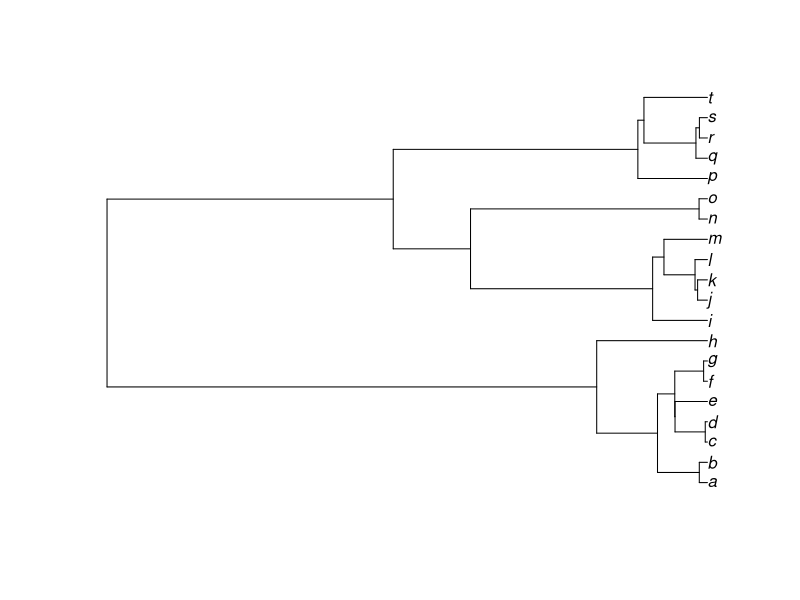
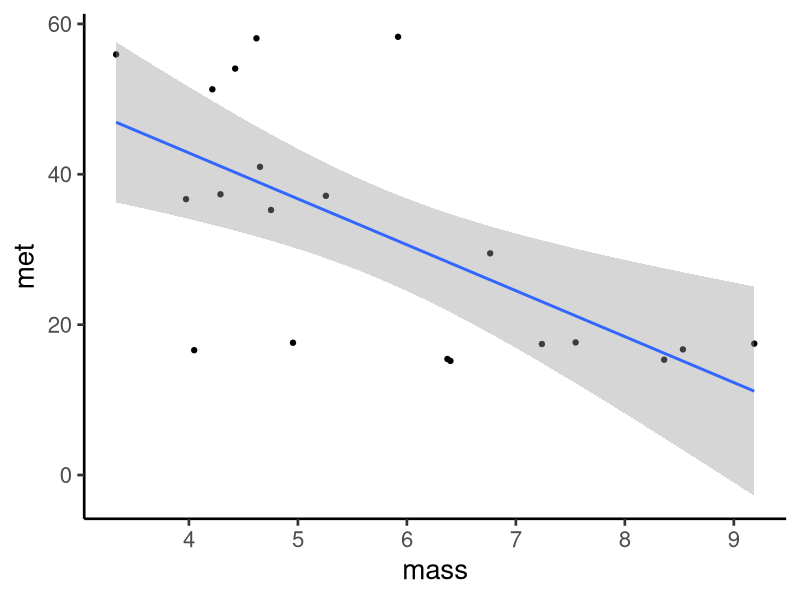
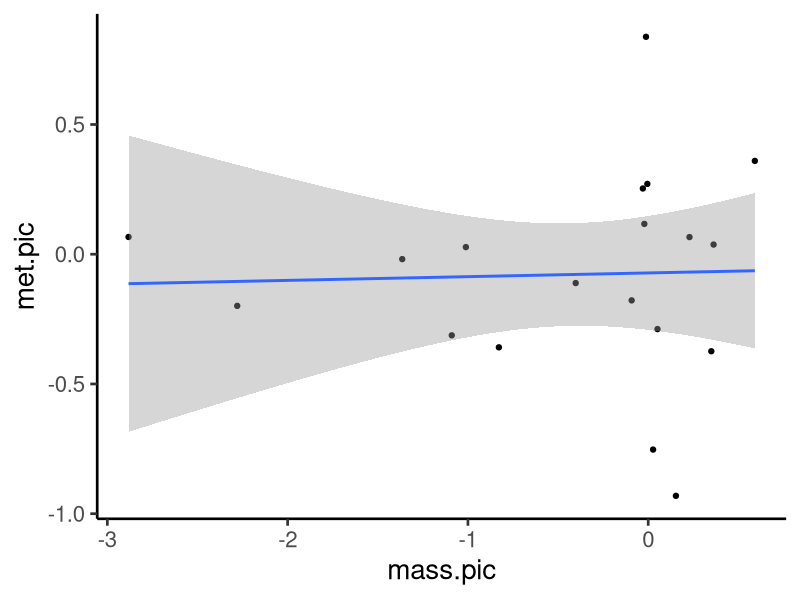
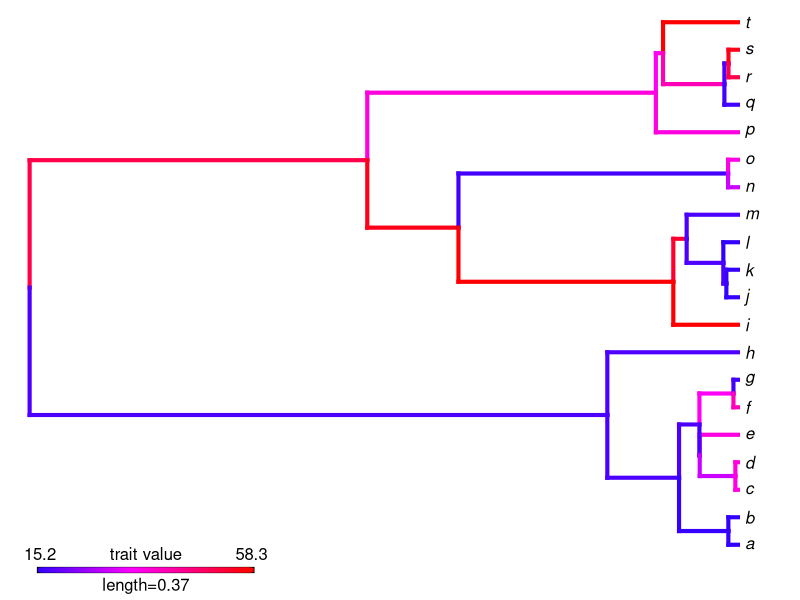
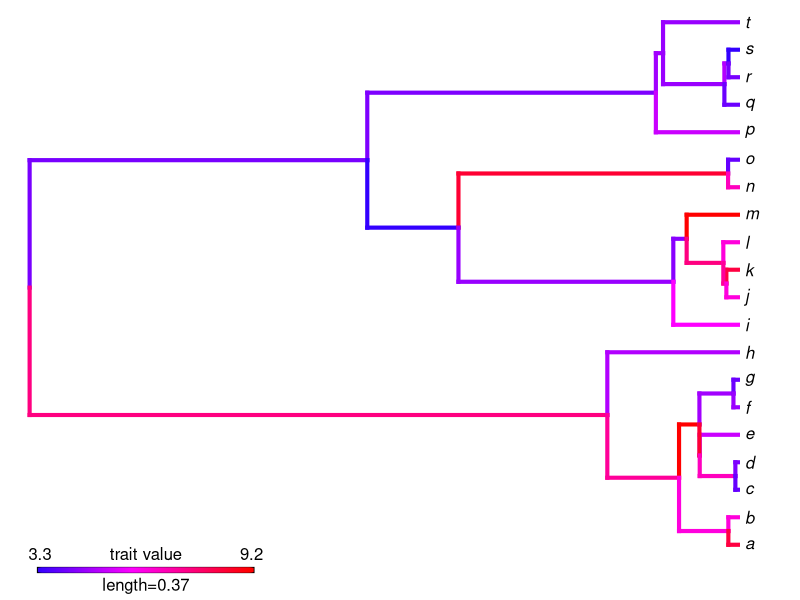
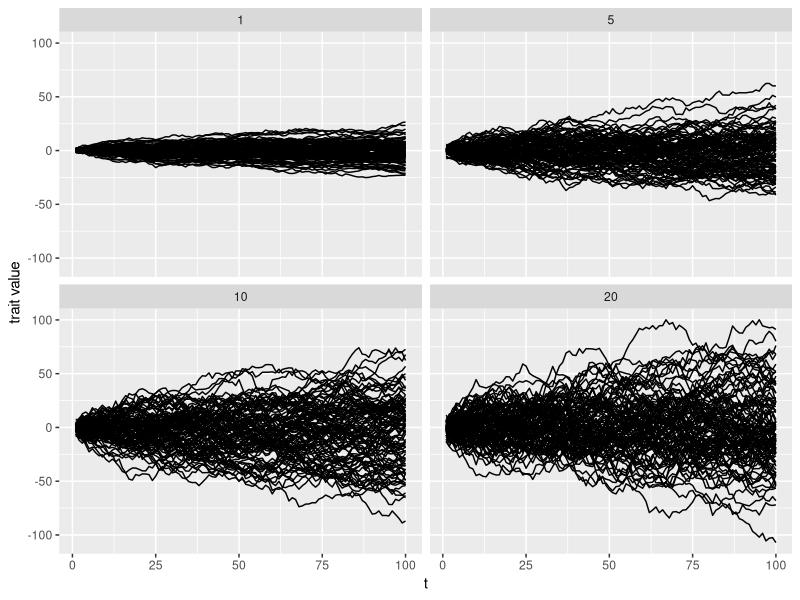

Here is the R script that generated these plots, in order:
## ---- chunk 1
library(tidyverse)
library(kableExtra)
library(ape)
library(phytools)
library(broom)
library(formatR)

## ---- chunk 2
spec <- letters[1:20]
set.seed(123) 
phy <- rcoal(n=20)
phy$tip.label <- spec
plot(phy)

met <- c(runif(1,))
theta <- rep(1, Nedge(phy))
theta[c(1:8)] <- 2
## sensitive to 'alpha' and 'sigma':
met <- rTraitCont(phy, "OU", theta = theta, alpha=.02, sigma=.01)*1000
mass <- c(rnorm(7,n=8,sd=1),rnorm(5,n = 12,sd=1))
## ---- chunk 3
d <- tibble(spec,mass,met)
d%>%
  ggplot(aes(x=mass,y=met))+geom_point()+geom_smooth(method="lm")+theme_classic(20)
## ---- chunk 4
d.lm <- lm(log(met)~log(mass),d)
tidy(anova(d.lm))[,c(1,5,6)]
## ---- chunk 5
mass.pic <- pic(log(mass),phy)
met.pic <- pic(log(met),phy)

qplot(mass.pic,met.pic)+geom_smooth(method = "lm")+theme_classic(20)
## ---- chunk 6
d.lm.pic <- lm(met.pic~mass.pic)
tidy(anova(d.lm.pic))[,c(1,5,6)]
## ---- chunk 7
plotBranchbyTrait(phy,met)
## ---- chunk 8
plotBranchbyTrait(phy,mass)
## ---- chunk 9
sig2 <- 0.1
nsim <- 100
t <- 1:100

sim.l <- list()
for(i in c(1,5,10,20)){
sim.i <- tibble(
  sig2=i,
  x=rnorm(n = nsim * (length(t) - 1), sd = sqrt(i)),
  t=rep(t,nsim-1),
  n.sim=unlist(lapply(1:99,function(x) rep(x,100)))
)%>%
  group_by(n.sim)%>%
  mutate(sim.sum=cumsum(x))
sim.l[[paste0(i)]] <- sim.i
}

sim <- do.call(rbind,sim.l)


sim%>%
  ggplot(aes(t,sim.sum,group=n.sim),alpha=0.01)+geom_line()+facet_wrap(sig2~.,ncol=2)+ylab("trait value")
